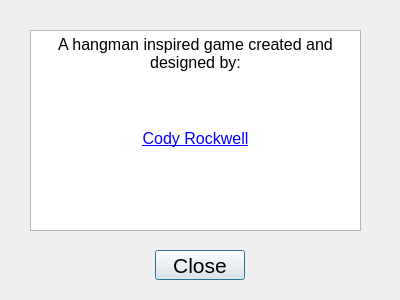
<?xml version="1.0" encoding="UTF-8"?>
<ui version="4.0">
 <class>About</class>
 <widget class="QDialog" name="About">
  <property name="geometry">
   <rect>
    <x>0</x>
    <y>0</y>
    <width>400</width>
    <height>300</height>
   </rect>
  </property>
  <property name="windowTitle">
   <string>Dialog</string>
  </property>
  <widget class="QTextBrowser" name="textBrowser">
   <property name="geometry">
    <rect>
     <x>30</x>
     <y>30</y>
     <width>331</width>
     <height>201</height>
    </rect>
   </property>
   <property name="html">
    <string>&lt;!DOCTYPE HTML PUBLIC &quot;-//W3C//DTD HTML 4.0//EN&quot; &quot;http://www.w3.org/TR/REC-html40/strict.dtd&quot;&gt;
&lt;html&gt;&lt;head&gt;&lt;meta name=&quot;qrichtext&quot; content=&quot;1&quot; /&gt;&lt;style type=&quot;text/css&quot;&gt;
p, li { white-space: pre-wrap; }
&lt;/style&gt;&lt;/head&gt;&lt;body style=&quot; font-family:'MS Shell Dlg 2'; font-size:8.25pt; font-weight:400; font-style:normal;&quot;&gt;
&lt;p align=&quot;center&quot; style=&quot; margin-top:0px; margin-bottom:0px; margin-left:0px; margin-right:0px; -qt-block-indent:0; text-indent:0px;&quot;&gt;&lt;span style=&quot; font-size:12pt;&quot;&gt;A hangman inspired game created and designed by:&lt;/span&gt;&lt;/p&gt;
&lt;p align=&quot;center&quot; style=&quot;-qt-paragraph-type:empty; margin-top:0px; margin-bottom:0px; margin-left:0px; margin-right:0px; -qt-block-indent:0; text-indent:0px; font-size:12pt;&quot;&gt;&lt;br /&gt;&lt;/p&gt;
&lt;p align=&quot;center&quot; style=&quot;-qt-paragraph-type:empty; margin-top:0px; margin-bottom:0px; margin-left:0px; margin-right:0px; -qt-block-indent:0; text-indent:0px; font-size:12pt;&quot;&gt;&lt;br /&gt;&lt;/p&gt;
&lt;p align=&quot;center&quot; style=&quot;-qt-paragraph-type:empty; margin-top:0px; margin-bottom:0px; margin-left:0px; margin-right:0px; -qt-block-indent:0; text-indent:0px; font-size:12pt;&quot;&gt;&lt;br /&gt;&lt;/p&gt;
&lt;p align=&quot;center&quot; style=&quot; margin-top:0px; margin-bottom:0px; margin-left:0px; margin-right:0px; -qt-block-indent:0; text-indent:0px;&quot;&gt;&lt;a href=&quot;https://github.com/Cody-Rockwell&quot;&gt;&lt;span style=&quot; font-size:12pt; text-decoration: underline; color:#0000ff;&quot;&gt;Cody Rockwell&lt;/span&gt;&lt;/a&gt;&lt;/p&gt;
&lt;p align=&quot;center&quot; style=&quot;-qt-paragraph-type:empty; margin-top:0px; margin-bottom:0px; margin-left:0px; margin-right:0px; -qt-block-indent:0; text-indent:0px; font-size:12pt; text-decoration: underline; color:#0000ff;&quot;&gt;&lt;br /&gt;&lt;/p&gt;
&lt;p align=&quot;center&quot; style=&quot;-qt-paragraph-type:empty; margin-top:0px; margin-bottom:0px; margin-left:0px; margin-right:0px; -qt-block-indent:0; text-indent:0px; font-size:12pt;&quot;&gt;&lt;br /&gt;&lt;/p&gt;
&lt;p style=&quot;-qt-paragraph-type:empty; margin-top:0px; margin-bottom:0px; margin-left:0px; margin-right:0px; -qt-block-indent:0; text-indent:0px; font-size:12pt;&quot;&gt;&lt;br /&gt;&lt;/p&gt;&lt;/body&gt;&lt;/html&gt;</string>
   </property>
  </widget>
  <widget class="QPushButton" name="pbtClose">
   <property name="geometry">
    <rect>
     <x>155</x>
     <y>250</y>
     <width>90</width>
     <height>30</height>
    </rect>
   </property>
   <property name="font">
    <font>
     <pointsize>16</pointsize>
    </font>
   </property>
   <property name="text">
    <string>Close</string>
   </property>
  </widget>
 </widget>
 <resources/>
 <connections/>
</ui>
